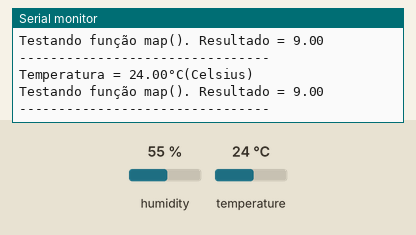
This sketch was run on a simulated Arduino Uno, built with avr-gcc and run on an emulated ATmega328P. Shown: the last lines printed to the serial monitor. The inputs (shaded band) are chosen by the test bench; at power-on: temperature 24 °C, humidity 55 %.

Above: at 4.8 s.
4.9 s: temperature set to 12 °C
At 7.1 s:
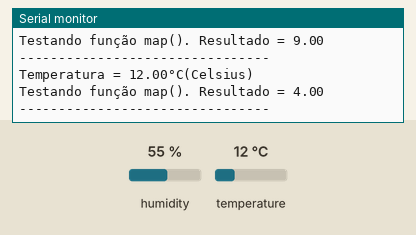
7.9 s: temperature set to 19 °C
At 8.8 s:
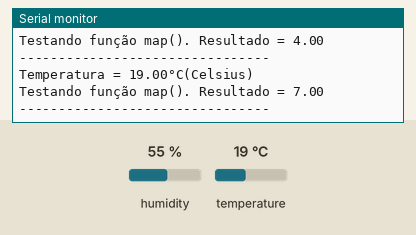
Timing chart, 0 to 10.9 s (numbered marks = the images above; inputs shaded):
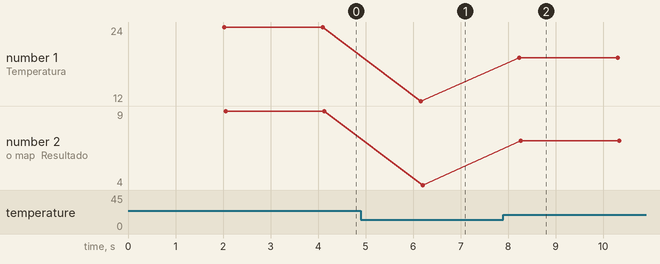

The sketch:

_ex5_letraC.ino
```cpp
/* ------------Entradas Analógicas--------------
 *  5) Pesquise sobre o LM35 (sensor de temperatura).
 *   b. Leia sobre a função map(), e use-a para converter o valor lido no pino analógico
 *   para o valor correspondente em ºC,
 *   de acordo com suas medições feitas no item anterior
 *
 */
 //Acabei usando o sensor DHT11, e não o LM35
 //--------BIBLIOTECA AUXILIAR--------------
#include "DHT.h"
//----------Declaração Diferente por ser biblioteca------
#define DHTTYPE DHT11 //Informar para biblioteca que estamos usando o modelo dht11
#define DHTPIN A0 //Pino DATA do sensor conectado ao porta Analogica A0

DHT dht(DHTPIN, DHTTYPE); //Não sei o que significa, (ainda pelo menos!)

void setup() {
  Serial.begin(9600); //Inicializar o monitor serial
  Serial.println("DHTxx teste!"); //Uma mensagem bonitinha que só aparece 1 vez
  dht.begin(); //inicializar o sensor
}

void loop() {
  //Não diminuir o valor abaixo. O ideal é a leitura a cada 2 segundos
  delay(2000);
  //------------------------------------------------------------------

  float t = dht.readTemperature();//Função da biblioteca para fazer a leitura da temperatura, que será armazenada na variável "t"
  float valor_mapeado = map(t, 0, 100, 0, 40); //Converter a temperatura em valor proporcional dentro do range definido
  //-------PRINT dos RESULTADOS---------------
  Serial.print("Temperatura = ");
  Serial.print(t);
  Serial.println("°C(Celsius)");
  Serial.print("Testando função map(). Resultado = ");
  Serial.println(valor_mapeado);
  Serial.println("--------------------------------"); //Uma divisão dos dados a cada loop

}
```

Measured:
- after the input at 4.9 s, the serial monitor: prints a new line after 1.3 s (image 1)
- after the input at 7.9 s, the serial monitor: prints a new line after 0.33 s (image 2)
- plotted number 1: 24 → 12 after the input at 4.9 s, 12 → 19 after the input at 7.9 s
- plotted number 2: 9 → 4 after the input at 4.9 s, 4 → 7 after the input at 7.9 s
